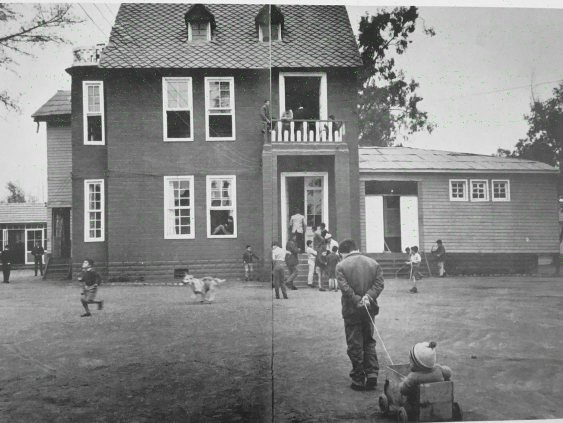
#> input picture image/home1.jpg, 1126 x 845 px (shown at 1/2 size)
$ python merge.py
#> lines starting #> are read from the running program, lines starting #| are printed output that depends on the picture
import cv2
import numpy as np
img0 = cv2.imread('./image/home1.jpg', 1)
#> img0 is the input picture: shape (845, 1126, 3); mean B, G, R 134.2, 134.8, 134.3
img1 = cv2.imread('./image/home2.jpg', 1)
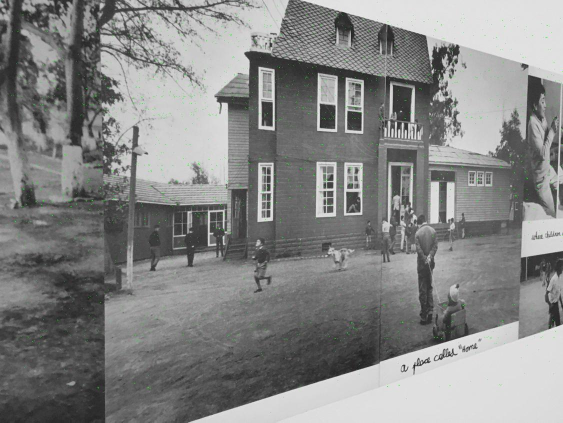
#> input picture image/home2.jpg, 1126 x 845 px (shown at 1/2 size)
#> img1 is the input picture: shape (845, 1126, 3); mean B, G, R 133.7, 134.4, 133.8
imgInfo = img0.shape
#> imgInfo = (845, 1126, 3)
height = imgInfo[0]
#> height = 845
width = imgInfo[1]
#> width = 1126
# 要保证两张图片的shape一样，一样才能线性相加
roiH = int(height/2)
#> roiH = 422
roiW = int(width/2)
#> roiW = 563
img0ROI = img0[0:height, 0:width]
img1ROI = img1[0:height, 0:width]
#RANSAC_ITERATIONS = 150,,,,boat11.jpg                #标准
#mat = np.mat([[1.077309, -0.287464, 31.869446],      #1.07506979    -0.281054705  31.0861664
#             [0.264364, 1.077418, -141.106491],      #0.262847424    1.07974827   -141.008331
#             [-0.000014, -0.000023, 1.000000]])      #-0.00001695    -0.00001849   1.00000000

#RANSAC_ITERATIONS = 150,,,,boat11.jpg
mat = np.mat([[0.871777, 0.006648, -326.792542],        #4.40288126e-01 -3.39472084e-03  1.00945358e+01
             [-0.196444, 0.770380, 120.138504],       #-2.70113677e-01  5.37097573e-01  2.35185806e+02
             [-0.000466, -0.000032, 1.000000]])        #-5.64538001e-04  1.48702538e-05  1.00000000e+00
output = cv2.warpPerspective(img1, mat, (width + 400, height + 300))
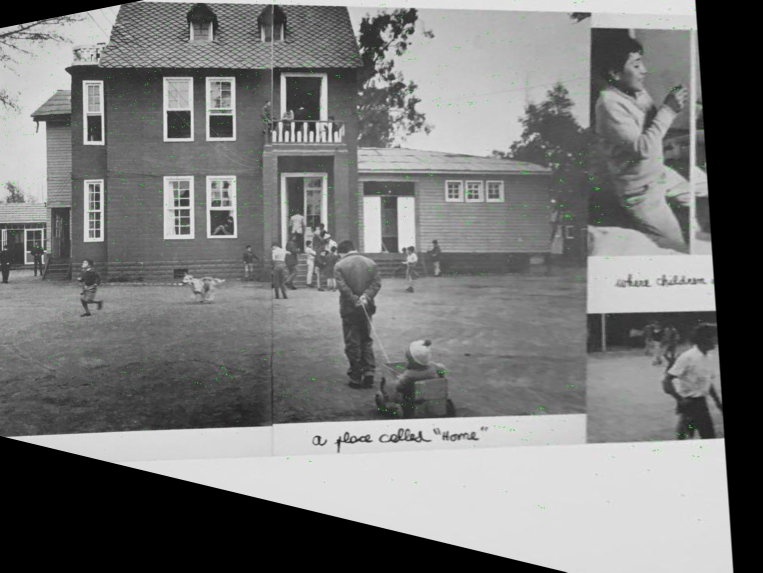
#> output: shape (1145, 1526, 3) (shown at 1/2 size); mean B, G, R 121.4, 122, 121.5
output[0:img1.shape[0], 0:img1.shape[1]] = img0
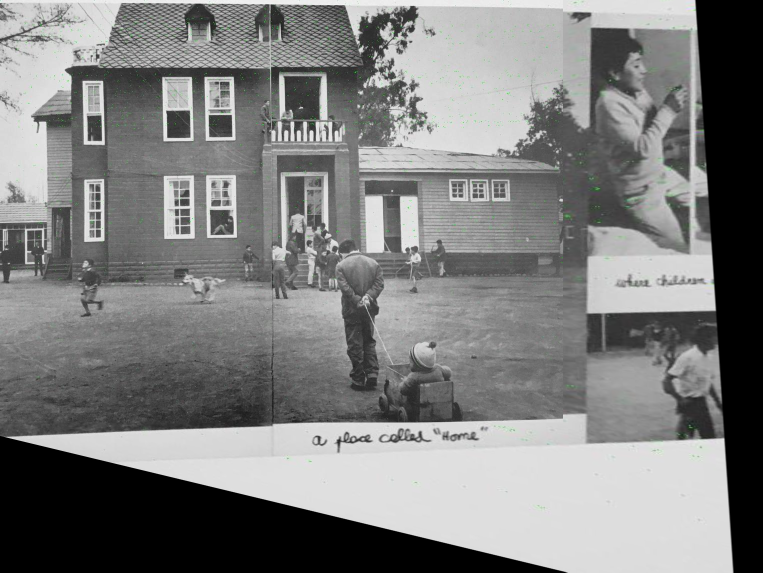
#> output: shape (1145, 1526, 3) (shown at 1/2 size); mean B, G, R 126, 126.4, 126
cv2.namedWindow('dst', cv2.WINDOW_FREERATIO)
cv2.imwrite('home-.jpg', output)
cv2.imshow('dst', output)
cv2.waitKey(0)
